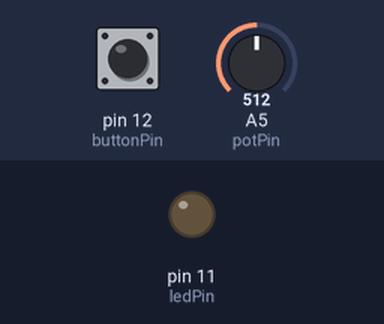
The sketch below on a simulated Arduino Uno, built with avr-gcc and run on an emulated ATmega328P. Shown: output pins drawn as LEDs (lit = HIGH). Dashed ring = blinking. The inputs (shaded band) are chosen by the test bench; at power-on: pin 12 (buttonPin) HIGH, A5 (potPin) = 512. What the sketch prints to the serial monitor is not drawn.

Above: at 1.2 s.
1.3 s: pin 12 (buttonPin) pulled LOW for 3.2 s
At 5.2 s:
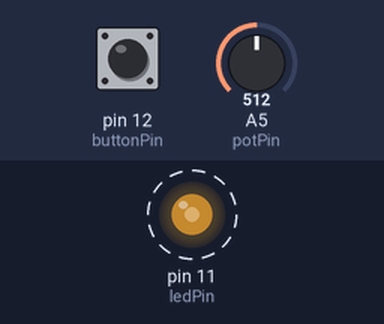
6.3 s: A5 (potPin) set to 716
At 6.6 s:
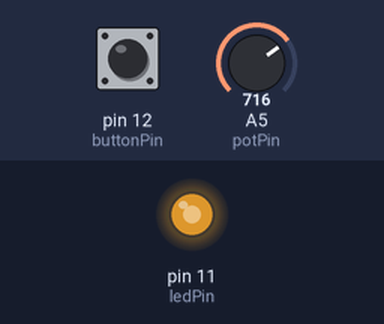
7.8 s: A5 (potPin) set to 900
At 8.9 s:
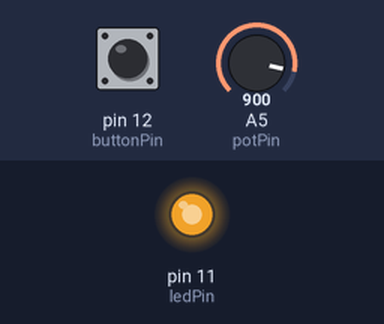
9.3 s: A5 (potPin) set to 122
At 10.1 s:
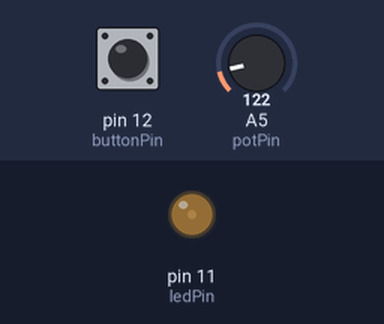
10.8 s: A5 (potPin) set to 0
At 11.1 s:
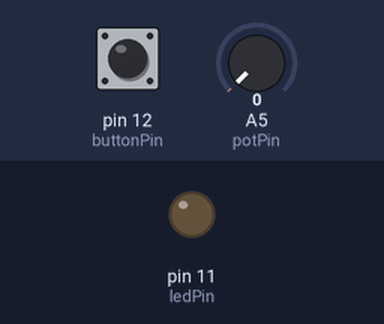
12.3 s: A5 (potPin) set to 3
13.8 s: A5 (potPin) set to 6
At 14.5 s:
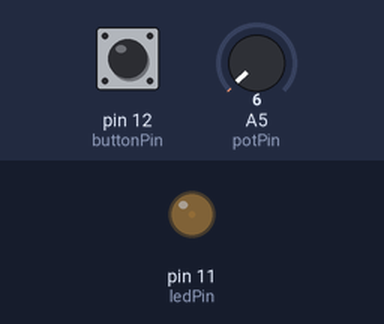
Timing chart, 0 to 16.3 s (numbered marks = the images above; inputs shaded):
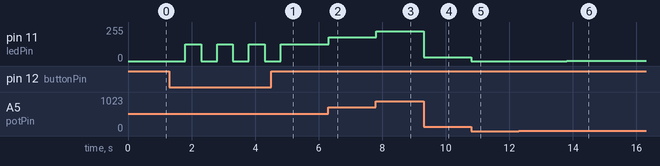

Measured:
- after the input at 1.3 s, pin 11 (ledPin): alternates 127/255 for 0.50 s and 0/255 for 0.50 s, 7 changes in all, then stays 127/255, starting after 0.50 s
- after the input at 6.3 s, pin 11 (ledPin): 127/255 → 178/255 at once
- after the input at 7.8 s, pin 11 (ledPin): 178/255 → 224/255 at once
- after the input at 9.3 s, pin 11 (ledPin): 224/255 → 30/255 at once
- after the input at 10.8 s, pin 11 (ledPin): 30/255 → 0/255 at once
- after the input at 13.8 s, pin 11 (ledPin): 0/255 → 1/255 at once

The sketch:

ChangingBrightness.ino
```cpp
//Light
int ledPin = 11;
//Button
int buttonPin = 12;
int potPin = A5;
int flag = 0;
int brightness = 0;
int value;

void setup() {
  // put your setup code here, to run once:

  pinMode(ledPin, OUTPUT);
  pinMode(buttonPin, INPUT);

  Serial.begin(9600);
}

void loop() {
  //Pressed is LOW, Unpressed if HIGH
  //If flag is one, LED should be turned on
  value = analogRead(potPin);
  brightness = map(value, 0, 1024, 0, 255);

 if (digitalRead(buttonPin) == LOW){
    flag = !flag;
    delay(500);
 }
  if (flag == 1){
    Serial.println(brightness);
    analogWrite(ledPin, brightness);
  }
  else{
    analogWrite(ledPin, 0);
  }


}
```
